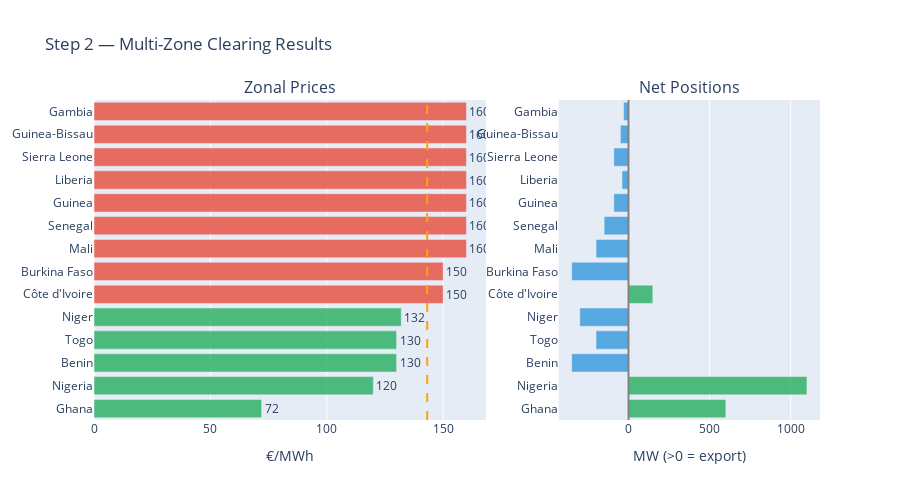

Source (notebook cell):
### Code cell
# Price map visualization
ZONE_NAMES = {
    'NGA':'Nigeria','BEN':'Benin','TGO':'Togo','GHA':'Ghana','CIV':'Côte d\'Ivoire',
    'BFA':'Burkina Faso','MLI':'Mali','SEN':'Senegal','GIN':'Guinea','SLE':'Sierra Leone',
    'LBR':'Liberia','GNB':'Guinea-Bissau','GMB':'Gambia','NER':'Niger'
}

df = pd.DataFrame([
    {'Zone': z, 'Country': ZONE_NAMES[z], 'Price': prices[z], 'Position': positions[z]}
    for z in ZONES
]).sort_values('Price')

fig = make_subplots(rows=1, cols=2, column_widths=[0.6, 0.4],
    subplot_titles=["Zonal Prices", "Net Positions"])

avg = df['Price'].mean()
fig.add_trace(go.Bar(
    y=df['Country'], x=df['Price'], orientation='h',
    marker_color=[f"rgba(39,174,96,0.8)" if p <= avg else "rgba(231,76,60,0.8)" for p in df['Price']],
    text=[f"{p:.0f}" for p in df['Price']], textposition='outside',
    showlegend=False), row=1, col=1)
fig.add_vline(x=avg, line_dash="dash", line_color="orange", row=1, col=1)

colors = ["rgba(39,174,96,0.8)" if p > 0 else "rgba(52,152,219,0.8)" for p in df['Position']]
fig.add_trace(go.Bar(
    y=df['Country'], x=df['Position'], orientation='h', marker_color=colors,
    showlegend=False), row=1, col=2)
fig.add_vline(x=0, line_color="gray", row=1, col=2)

fig.update_layout(height=500, title="Step 2 — Multi-Zone Clearing Results")
fig.update_xaxes(title_text="€/MWh", row=1, col=1)
fig.update_xaxes(title_text="MW (>0 = export)", row=1, col=2)
fig.show()

### Figure 1 — Plotly figure (JSON) as saved in the notebook; plotly's stock layout.template omitted (floating-point values rounded to 4 significant figures)
{"data": [{"marker": {"color": ["rgba(39,174,96,0.8)", "rgba(39,174,96,0.8)", "rgba(39,174,96,0.8)", "rgba(39,174,96,0.8)", "rgba(39,174,96,0.8)", "rgba(231,76,60,0.8)", "rgba(231,76,60,0.8)", "rgba(231,76,60,0.8)", "rgba(231,76,60,0.8)", "rgba(231,76,60,0.8)", "rgba(231,76,60,0.8)", "rgba(231,76,60,0.8)", "rgba(231,76,60,0.8)", "rgba(231,76,60,0.8)"]}, "orientation": "h", "showlegend": false, "text": ["72", "120", "130", "130", "132", "150", "150", "160", "160", "160", "160", "160", "160", "160"], "textposition": "outside", "type": "bar", "x": [72.0, 120.0, 130.0, 130.0, 132.0, 150.0, 150.0, 160.0, 160.0, 160.0, 160.0, 160.0, 160.0, 160.0], "xaxis": "x", "y": ["Ghana", "Nigeria", "Benin", "Togo", "Niger", "Côte d'Ivoire", "Burkina Faso", "Mali", "Senegal", "Guinea", "Liberia", "Sierra Leone", "Guinea-Bissau", "Gambia"], "yaxis": "y"}, {"marker": {"color": ["rgba(39,174,96,0.8)", "rgba(39,174,96,0.8)", "rgba(52,152,219,0.8)", "rgba(52,152,219,0.8)", "rgba(52,152,219,0.8)", "rgba(39,174,96,0.8)", "rgba(52,152,219,0.8)", "rgba(52,152,219,0.8)", "rgba(52,152,219,0.8)", "rgba(52,152,219,0.8)", "rgba(52,152,219,0.8)", "rgba(52,152,219,0.8)", "rgba(52,152,219,0.8)", "rgba(52,152,219,0.8)"]}, "orientation": "h", "showlegend": false, "type": "bar", "x": [600.0, 1100.0, -350.0, -200.0, -300.0, 150.0, -350.0, -200.0, -150.0, -90.0, -40.0, -90.0, -50.0, -30.0], "xaxis": "x2", "y": ["Ghana", "Nigeria", "Benin", "Togo", "Niger", "Côte d'Ivoire", "Burkina Faso", "Mali", "Senegal", "Guinea", "Liberia", "Sierra Leone", "Guinea-Bissau", "Gambia"], "yaxis": "y2"}], "layout": {"annotations": [{"font": {"size": 16}, "showarrow": false, "text": "Zonal Prices", "x": 0.27, "xanchor": "center", "xref": "paper", "y": 1, "yanchor": "bottom", "yref": "paper"}, {"font": {"size": 16}, "showarrow": false, "text": "Net Positions", "x": 0.82, "xanchor": "center", "xref": "paper", "y": 1, "yanchor": "bottom", "yref": "paper"}], "height": 500, "shapes": [{"line": {"color": "orange", "dash": "dash"}, "type": "line", "x0": 143.1, "x1": 143.1, "xref": "x", "y0": 0, "y1": 1, "yref": "y domain"}, {"line": {"color": "gray"}, "type": "line", "x0": 0, "x1": 0, "xref": "x2", "y0": 0, "y1": 1, "yref": "y2 domain"}], "title": {"text": "Step 2 — Multi-Zone Clearing Results"}, "xaxis": {"anchor": "y", "domain": [0, 0.54], "title": {"text": "€/MWh"}}, "xaxis2": {"anchor": "y2", "domain": [0.64, 1], "title": {"text": "MW (>0 = export)"}}, "yaxis": {"anchor": "x", "domain": [0, 1]}, "yaxis2": {"anchor": "x2", "domain": [0, 1]}}}
